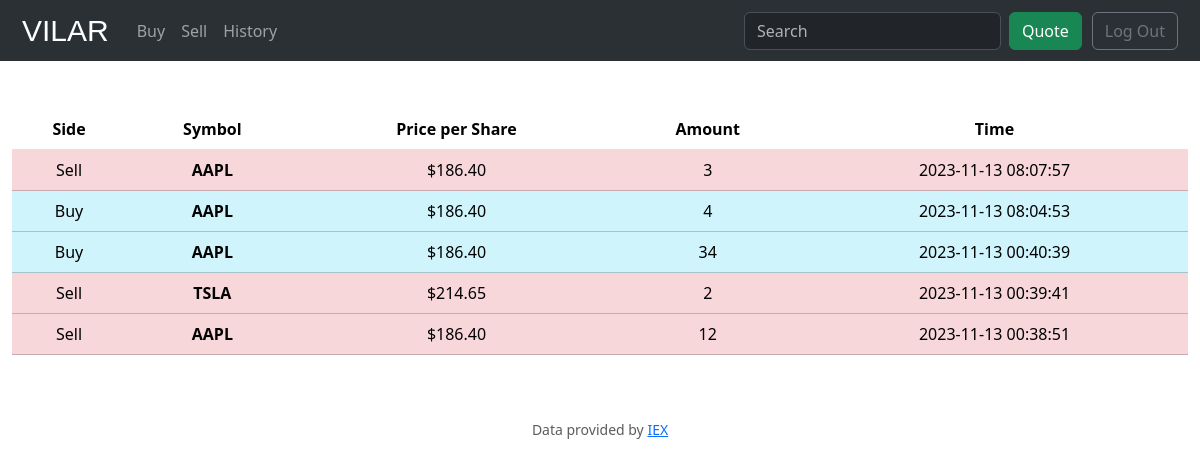
Screenshot of /history (signed in) with the database file from the repository.
### app.py (models this page shows, shortened)
class History(db.Model):
      _id = db.Column(db.Integer, primary_key=True)
      side = db.Column(db.String)
      symbol = db.Column(db.String(50))
      price = db.Column(db.Float)
      amount = db.Column(db.Integer)
      time = db.Column(db.DateTime)
      user_id = db.Column(db.Integer)

### app.py (the view)
@app.route("/history")
@login_required
def history():
      db.session.commit()
      return render_template("history.html", history = History.query.filter_by(user_id=session["user_id"]).order_by(History.time.desc()))

### helpers.py (called while the page is built)
def thb(value):
    """
    #c.convert(from_country, to_country, amount)
    #currency exchange api:3c866d2732c59e2ea6883b7125c60ef4
    currency_api = "3c866d2732c59e2ea6883b7125c60ef4"
    url = str.__add__('http://data.fixer.io/api/latest?access_key=', currency_api)
    c = Currency_convertor(url)
    value = c.convert("USD","THB", value)
    """
    return f"${value:,.2f}"

def dtformat(time):
    time = str(time).split()
    time[1] = time[1].split(".")[0]
    return " ".join(time)

### templates/history.html (shortened to what this page needs)
{% extends "layout.html" %}
{% block main%}
    <table class="table">
        <thead>
            <tr>
                <th>Side</th>
                <th>Symbol</th>
                <th>Price per Share</th>
                <th>Amount</th>
                <th>Time</th>
            </tr>
        </thead>
        <tbody>
        {% for n in history %}
            {% if n["side"] == "Sell"%}
            <tr class="table-danger">
                <td>{{n["side"]}}</td>
                <td><b>{{n["symbol"]}}</b></td>
                <td>{{n["price"] | thb}}</td>
                <td>{{n["amount"]}}</td>
                <td>{{n["time"] | dt}}</td>
            </tr>
            {% else %}
            <tr class="table-info">
                <td>{{n["side"]}}</td>
                <td><b>{{n["symbol"]}}</b></td>
                <td>{{n["price"] | thb}}</td>
                <td>{{n["amount"]}}</td>
                <td>{{n["time"] | dt}}</td>
            </tr>
            {% endif %}
        {% endfor %}
        </tbody>
    </table>
{% endblock %}

### rows the page displays
History: side "Sell", symbol "AAPL", price|thb "$186.40", amount "3", time|dt "2023-11-13 08:07:57"
History: side "Buy", symbol "AAPL", price|thb "$186.40", amount "4", time|dt "2023-11-13 08:04:53"
History: side "Buy", symbol "AAPL", price|thb "$186.40", amount "34", time|dt "2023-11-13 00:40:39"
History: side "Sell", symbol "TSLA", price|thb "$214.65", amount "2", time|dt "2023-11-13 00:39:41"
History: side "Sell", symbol "AAPL", price|thb "$186.40", amount "12", time|dt "2023-11-13 00:38:51"
